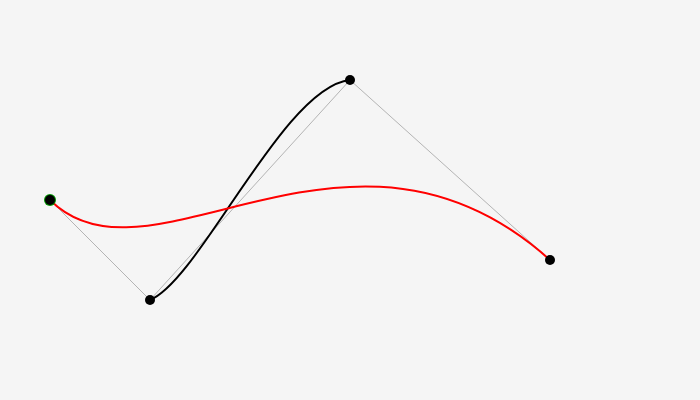
Frame 1 (no input)
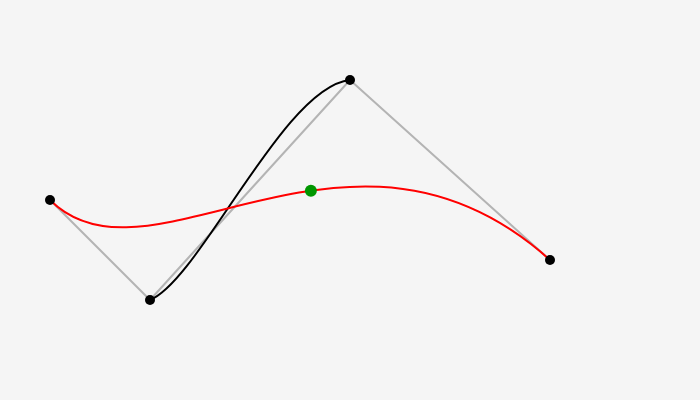
Frame 60 (no input)
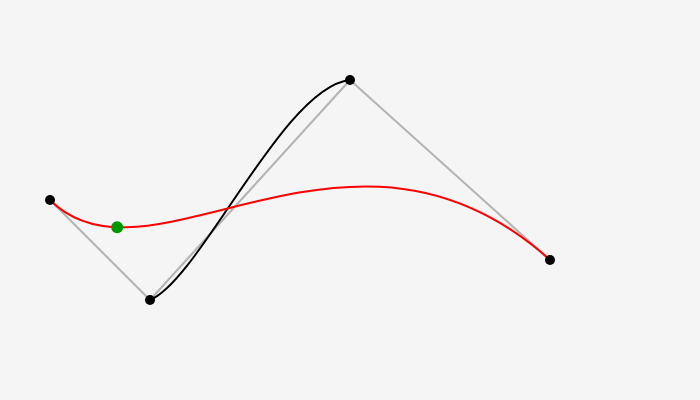
Frame 120 (the mouse pressed at the canvas centre since frame 60)

The p5.js sketch that drew these frames (run headless with seeded random() and noise() and a simulated clock; from frame 60 on, the mouse is pressed at the canvas centre):

// p5.js sketch
// ── sketch.js
let pts = [];
let t = 0;
let dragging = -1;

function setup(){
  createCanvas(700,400);
  pts = [
    createVector(50,200),
    createVector(150,300),
    createVector(350,80),
    createVector(550,260)
  ];
}

function draw(){
  background(245);

  // Editor interactivo

  // lineas guia
  stroke(180);
  for(let i=0;i<pts.length-1;i++){
    line(pts[i].x,pts[i].y,pts[i+1].x,pts[i+1].y);
  }

  // curva B-Spline
  stroke(0);
  strokeWeight(2);
  noFill();
  curve(
    pts[0].x,pts[0].y,
    pts[1].x,pts[1].y,
    pts[2].x,pts[2].y,
    pts[3].x,pts[3].y
  );

  // Bezier vs B-Spline
  // Bezier con mismos puntos
  stroke(255,0,0);
  bezier(
    pts[0].x,pts[0].y,
    pts[1].x,pts[1].y,
    pts[2].x,pts[2].y,
    pts[3].x,pts[3].y
  );

  // Animacion
  // punto que sigue la curva Bezier
  let x = bezierPoint(pts[0].x, pts[1].x, pts[2].x, pts[3].x, t);
  let y = bezierPoint(pts[0].y, pts[1].y, pts[2].y, pts[3].y, t);

  fill(0,150,0);
  noStroke();
  circle(x, y, 12);

  t += 0.01;
  if(t > 1) t = 0;

  // puntos control
  fill(0);
  noStroke();
  for(let i=0;i<pts.length;i++){
    circle(pts[i].x, pts[i].y, 10);
  }
}

//Interaccion
function mousePressed(){
  for(let i=0;i<pts.length;i++){
    if(dist(mouseX,mouseY,pts[i].x,pts[i].y) < 10){
      dragging = i;
    }
  }
}
function mouseDragged(){
  if(dragging != -1){
    pts[dragging].x = mouseX;
    pts[dragging].y = mouseY;
  }
}
function mouseReleased(){
  dragging = -1;
}

/*
  1. ¿Qué significa control local?
    Que un punto de control afecta solo una parte de la curva, no toda.
  2. ¿Qué diferencia hay entre continuidad C¹ y C²?
    C¹: la curva es suave (misma dirección).
    C²: la curvatura tambien es suave (cambio mas natural).
  3. ¿Por qué las B-Spline son más usadas en modelado CAD?
    Porque tienen control local, son más suaves y más fáciles de modificar sin afectar toda la forma.
*/
